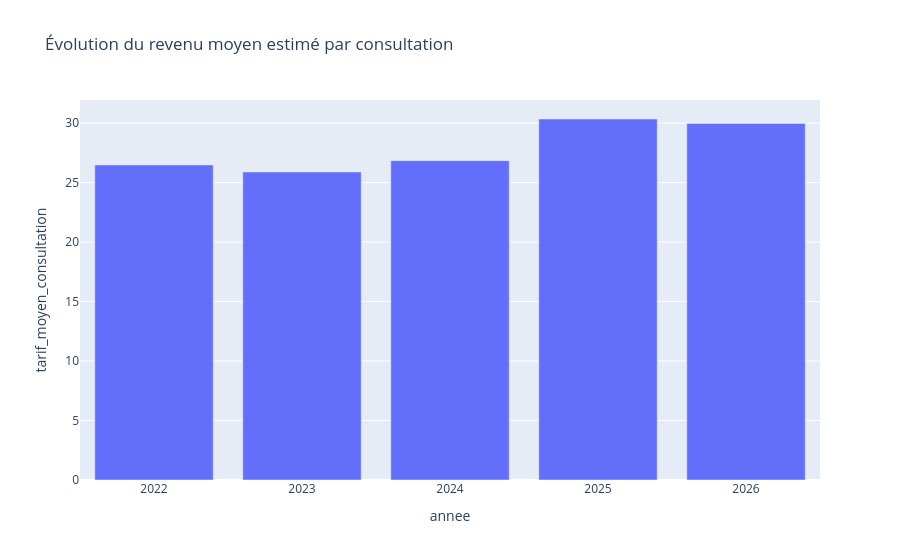

Notebook cell for this chart:
### Code cell
px.bar(
    tarif_moyen,
    x='annee',
    y='tarif_moyen_consultation',
    title='Évolution du revenu moyen estimé par consultation'
)

### Figure 1 — Plotly figure (JSON) as saved in the notebook; plotly's stock layout.template omitted (floating-point values rounded to 4 significant figures)
{"data": [{"hovertemplate": "annee=%{x}<br>tarif_moyen_consultation=%{y}<extra></extra>", "legendgroup": "", "marker": {"color": "#636efa", "pattern": {"shape": ""}}, "name": "", "orientation": "v", "showlegend": false, "textposition": "auto", "type": "bar", "x": [2022, 2023, 2024, 2025, 2026], "xaxis": "x", "y": [26.48, 25.89, 26.84, 30.35, 29.97], "yaxis": "y"}], "layout": {"barmode": "relative", "legend": {"tracegroupgap": 0}, "title": {"text": "Évolution du revenu moyen estimé par consultation"}, "xaxis": {"anchor": "y", "domain": [0, 1], "title": {"text": "annee"}}, "yaxis": {"anchor": "x", "domain": [0, 1], "title": {"text": "tarif_moyen_consultation"}}}}
